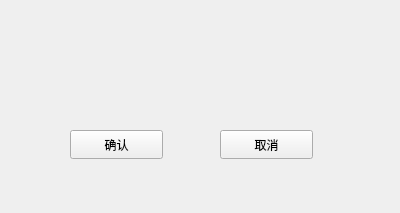
<?xml version="1.0" encoding="UTF-8"?>
<ui version="4.0">
 <class>DiskConfirm</class>
 <widget class="QWidget" name="DiskConfirm">
  <property name="geometry">
   <rect>
    <x>0</x>
    <y>0</y>
    <width>400</width>
    <height>213</height>
   </rect>
  </property>
  <property name="windowTitle">
   <string>Form</string>
  </property>
  <widget class="QLabel" name="label">
   <property name="geometry">
    <rect>
     <x>100</x>
     <y>40</y>
     <width>181</width>
     <height>51</height>
    </rect>
   </property>
   <property name="text">
    <string/>
   </property>
  </widget>
  <widget class="QPushButton" name="pbtn_ok">
   <property name="geometry">
    <rect>
     <x>70</x>
     <y>130</y>
     <width>93</width>
     <height>29</height>
    </rect>
   </property>
   <property name="text">
    <string>确认</string>
   </property>
  </widget>
  <widget class="QPushButton" name="pbtn_no">
   <property name="geometry">
    <rect>
     <x>220</x>
     <y>130</y>
     <width>93</width>
     <height>29</height>
    </rect>
   </property>
   <property name="text">
    <string>取消</string>
   </property>
  </widget>
 </widget>
 <resources/>
 <connections/>
</ui>
